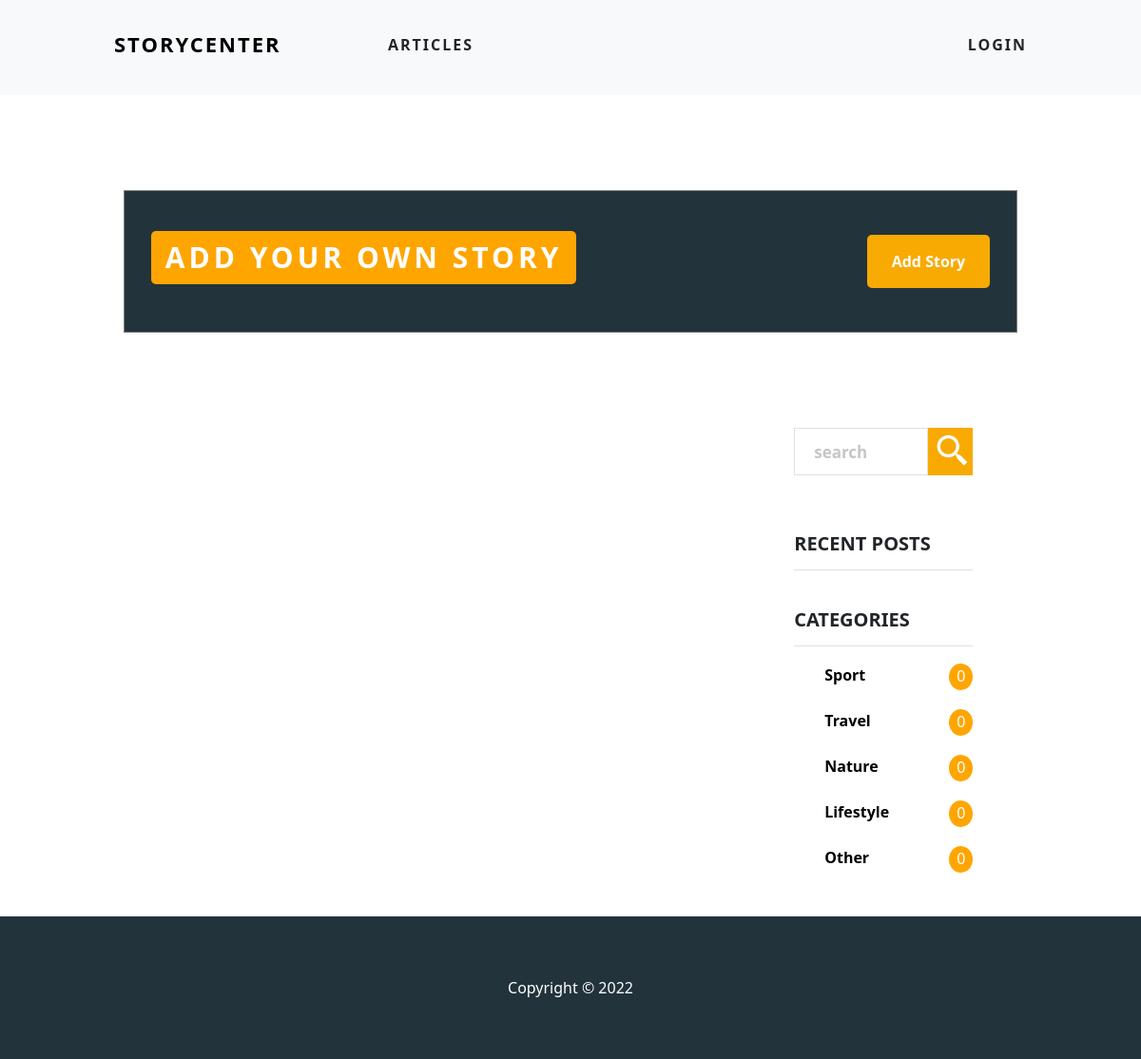
/list_articles/, run on an earlier commit of the app's database.
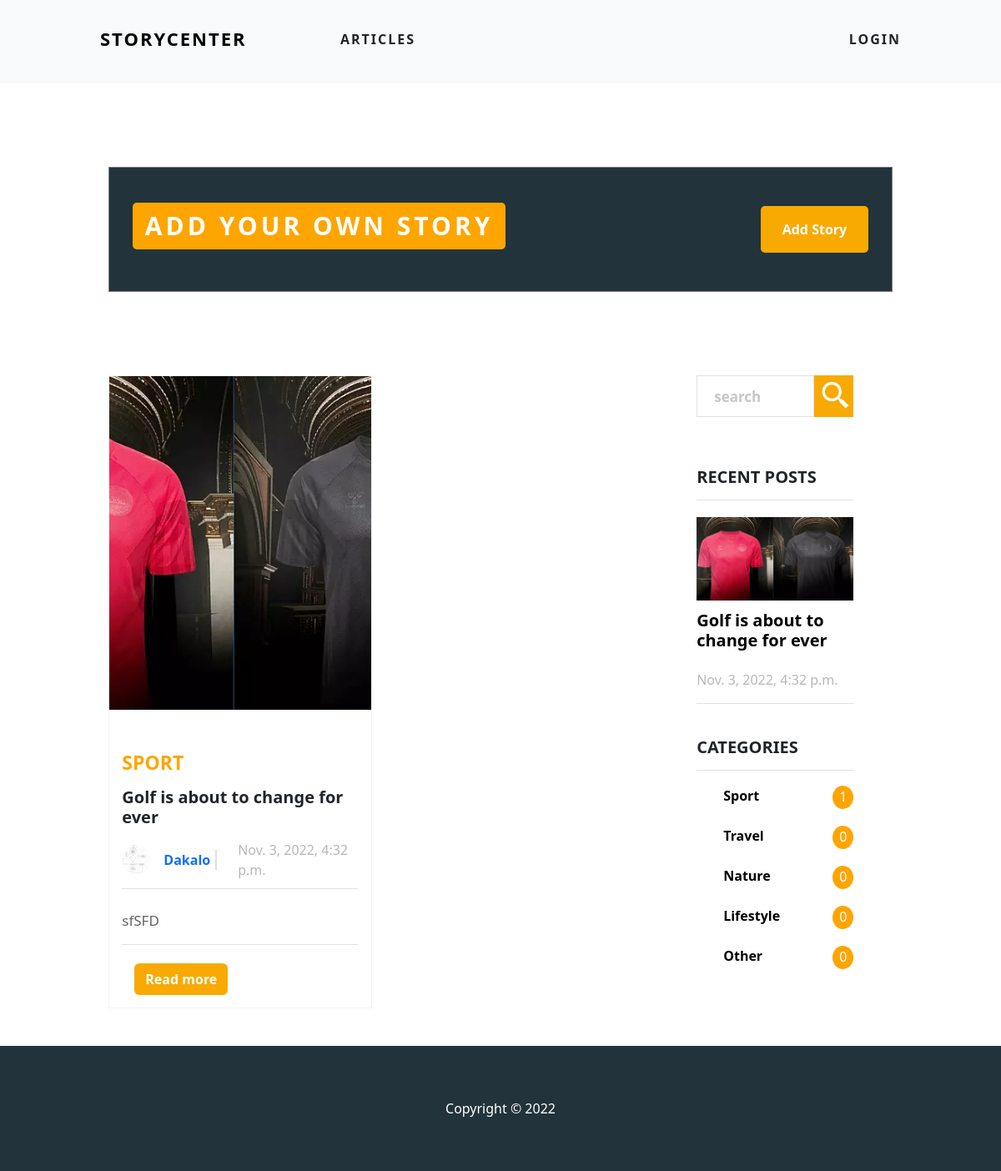
And on a later commit of the database.
### articles/models.py (models this page shows, shortened)
class Article(models.Model):
    CATEGOTY = (
        ('Sport', 'Sport'),
        ('Nature', 'Nature'),
        ('Travel', 'Travel'),
        ('Lifestyle', 'Lifestyle'),
        ('Other', 'Other'),
    )
    category = models.CharField(max_length=255, blank=False, null=False,choices=CATEGOTY)
    author =  models.ForeignKey(User,blank=False, null=False ,on_delete=models.CASCADE)
    date_time= models.DateTimeField(default=datetime.datetime.now)
    topic = models.CharField(max_length=100, blank=False, null=False)
    intro = models.CharField(max_length=255, blank=False, null=False)
    story = models.TextField(blank=False, null=False)
    story_image = models.ImageField(null=False, blank=False, upload_to='images/')

### authors/models.py (models this page shows, shortened)
class Profile(models.Model):
    gender = (
        ("Male", "Male"),
        ("Female", "Female")
    )
    user = models.OneToOneField(User, null=False, blank=False, on_delete=models.CASCADE)
    gender = models.CharField(max_length=50, blank=False, null=True, choices=gender)
    bio = models.TextField(null=True, blank=True)
    profile_image = models.ImageField(null=True, blank=True, upload_to='images/')
    facebook_url = models.URLField(null=True, blank=True)
    twitter_url = models.URLField(null=True, blank=True)
    youtube_url = models.URLField(null=True, blank=True)
    web_url = models.URLField(null=True, blank=True)

### articles/views.py (the view)
# urls.py: path('list_articles/', views.list_articles, name='list_articles'),
def list_articles(request):
    article_list = Article.objects.all().order_by('-date_time')
    latest_story_list = []
    for article in article_list:
        latest_story_list.append(article)
        if len(latest_story_list) >= 3:
            break;
    paginator = Paginator(article_list, per_page= 4)
    page_number = request.GET.get('page',1)
    page_obj = paginator.get_page(page_number)
    count_data = get_article_count(Article)
    sport_count = count_data['sport_count']
    travel_count = count_data['travel_count']
    nature_count = count_data['nature_count']
    lifestyle_count = count_data['lifestyle_count']
    other_count = count_data['other_count']
    context = {
        'page_number': int(page_number),
        'paginator': paginator,
        'latest_stories': latest_story_list,
        'article_list': page_obj.object_list,
        'sport_count': sport_count,
        'travel_count':travel_count,
        'nature_count': nature_count,
        'lifestyle_count': lifestyle_count,
        'other_count': other_count,
    }
    return render(request, 'articles/list_articles.html', context)

### articles/utils.py (called while the page is built)
def get_article_count(artlicle):
    sport_articles_count = artlicle.objects.filter(category='Sport').count()
    travel_articles_count = artlicle.objects.filter(category='Travel').count()
    nature_articles_count = artlicle.objects.filter(category='Nature').count()
    lifestyle_articles_count = artlicle.objects.filter(category='Lifestyle').count()
    other_articles_count = artlicle.objects.filter(category='Other').count()
    return {
        'sport_count': sport_articles_count,
        'travel_count': travel_articles_count,
        'nature_count': nature_articles_count,
        'lifestyle_count': lifestyle_articles_count,
        'other_count': other_articles_count
    }

### articles/templates/articles/list_articles.html (shortened to what the changed rows need)
{% extends 'articles/base.html' %}
{% load static %}
{% block head %}
<link rel="stylesheet" type="text/css" href="{% static 'css/articles.css' %}">
{% endblock %}
{% block content %}
<div class="bottom-section">
    <div class="article-section">
        <div class="articles ">
            <div class="grid-container">
                {% for article in article_list %}
                    <div class="article">
                        <div class="article-image">
                            <img class="article-image-image" src="{{article.story_image.url}}" alt="">
                        </div>
                        <div class="article-content">
                            <div class="article-header-details">
                                <h5 class="category">{{article.category}}</h5>
                                <h5 class="title">{{article.topic|truncatechars:35}}</h5>
                                <div class="admin-stuff">
                                    <div class="admin-identity">
                                        {% if article.author.profile.profile_image %}
                                            <div class="admin-identity-image">
                                                <img class="article-profile-image" src="{{article.author.profile.profile_image.url}}" alt="">
                                            </div>
                                        {% else %}
                                            <div class="admin-identity-image">
                                                <img class="article-profile-image" src="{% static 'images/default_avatar.jpg' %}" alt="">
                                            </div>
                                        {% endif %}
                                        <p class="author-name"><a class ="author-link" href="{% url 'profile' article.author.id %}">{{article.author.first_name}}</a></p>
                                    </div>
                                    <p class="time">{{article.date_time}}</p>
                                </div>
                            </div>
                            <div class="story">
                                <p>
                                    {{article.story|truncatechars:400}}
                                </p>
                            </div>
                            <div class="article-footer">
                                <a class="btn btn-read-more" href="{% url 'article' article.id %}">Read more</a>
                            </div>
                        </div>
                    </div>
                {% endfor %}
            </div>
        </div>
        <div class="information-tab">
            <div class="recent-posts">
                {% for article in latest_stories %}
                    <div class="recent-post">
                        <div class="post-image">
                            <img src="{{article.story_image.url}}" alt="">
                        </div>
                        <h5><a class="link-topic" href="{% url 'article' article.id %}">{{article.topic}}</a></h5>
                        <p>{{article.date_time}}</p>
                    </div>
                {% endfor %}
            </div>
            <div class="categories">
                <ul>
                    <li>
                        <a href="{% url 'filter_articles' 'sport' %}">Sport</a><span class="count">{{sport_count}}</span>
                    </li>
                </ul>
            </div>
        </div>
    </div>
</div>
{% endblock %}

What changed in the data, as far as the page shows it:
added Article: story_image (picture), category "SPORT", topic "Golf is about to change for ever", author.profile.profile_image (picture), author.first_name "Dakalo", date_time "Nov. 3, 2022, 4:32 p.m.", story "sfSFD"
Also different on the page:
{{ sport_count }}: "0" → "1"
